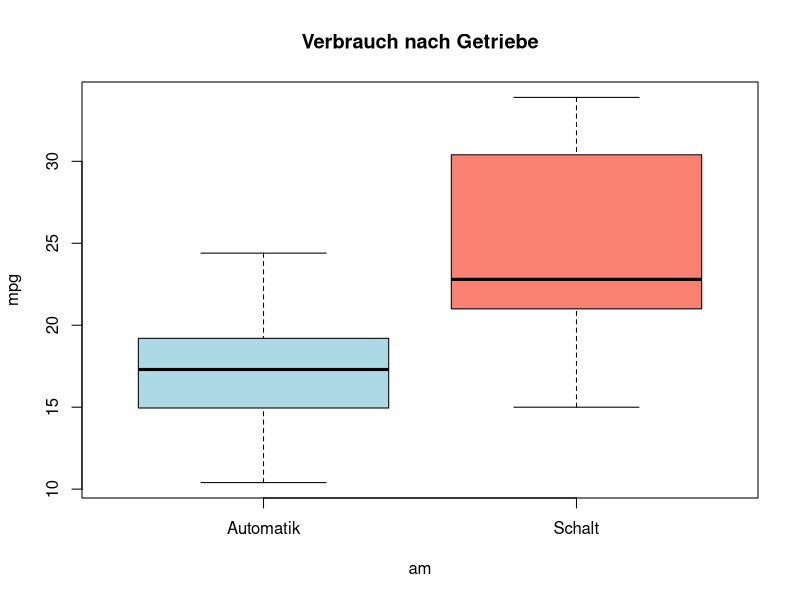
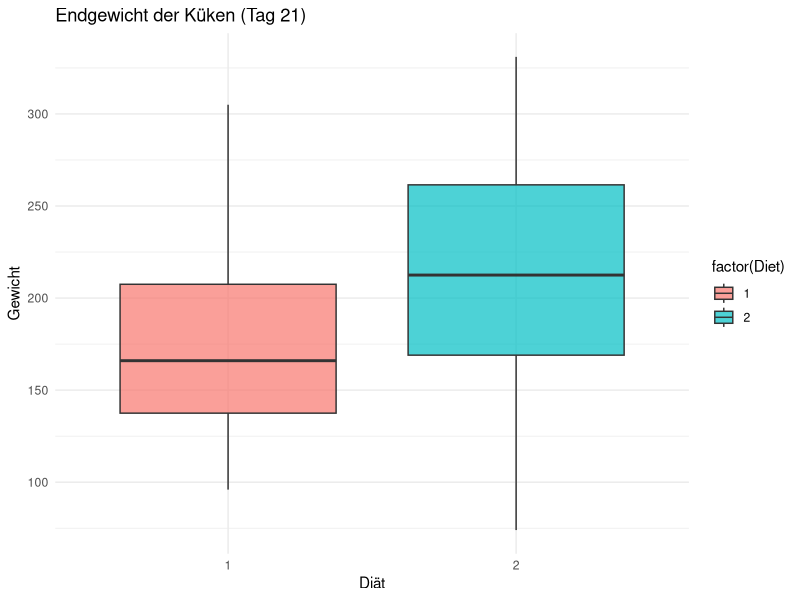
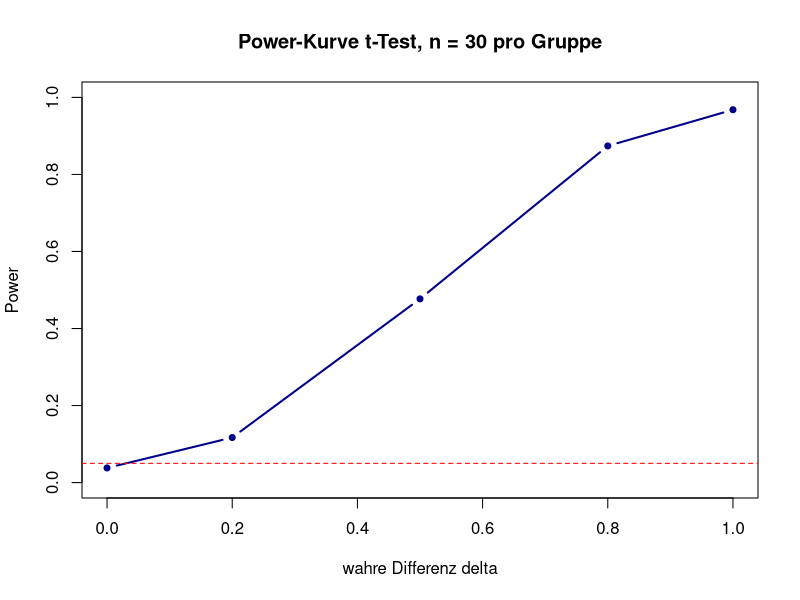

R code for these plots, in order:
# =============================================================================
# Übung Kapitel 6: Zweistichprobentests
# Themen: Mittelwertvergleich zweier Gruppen, F-Test (Varianzhomogenität),
#         t-Test (gleiche/ungleiche Varianzen, Welch-Test),
#         Mann-Whitney-U-Test (nichtparametrisch)
# Datensätze: mtcars, ChickWeight, iris (R-base)
# =============================================================================

# install.packages("ggplot2")
library(ggplot2)


# -----------------------------------------------------------------------------
# Aufgabe 1 – Vergleich Automatik- vs. Schaltgetriebe (mtcars)
# -----------------------------------------------------------------------------
# mtcars$am: 0 = Automatik, 1 = Schaltgetriebe
# Frage: Unterscheidet sich der Verbrauch (mpg) zwischen den beiden Gruppen?
#
# Vorgehen:
# a) Boxplot zur ersten Sichtprüfung.
# b) Normalverteilung pro Gruppe (Shapiro-Wilk).
# c) Varianzhomogenität (var.test = F-Test).
# d) t-Test (var.equal abhängig von c) ).
# e) Zusatz: Mann-Whitney-U-Test als nichtparametrische Alternative.

data(mtcars)
g0 <- mtcars$mpg[mtcars$am == 0]   # Automatik
g1 <- mtcars$mpg[mtcars$am == 1]   # Schalt

# a)
boxplot(mpg ~ am, data = mtcars, names = c("Automatik", "Schalt"),
        col = c("lightblue", "salmon"),
        main = "Verbrauch nach Getriebe", ylab = "mpg")

# b) Normalverteilung pro Gruppe
sw0 <- shapiro.test(g0)
sw1 <- shapiro.test(g1)
cat("SW Automatik: p =", round(sw0$p.value, 4), "\n")
cat("SW Schalt   : p =", round(sw1$p.value, 4), "\n")

# c) F-Test auf gleiche Varianz
vt <- var.test(g0, g1)
cat("F-Test auf gleiche Varianz: p =", round(vt$p.value, 4), "\n")

# d) zweiseitiger t-Test
t_glh <- t.test(g0, g1, var.equal = TRUE)               # gleiche Varianzen
t_welch <- t.test(g0, g1, var.equal = FALSE)             # Welch-Test
print(t_glh)
print(t_welch)

# e) Mann-Whitney-U-Test
mw <- wilcox.test(g0, g1, paired = FALSE, alternative = "two.sided")
cat("Mann-Whitney-U: p =", round(mw$p.value, 4), "\n")


# -----------------------------------------------------------------------------
# Aufgabe 2 – Einseitiger Test: ist Schalt-mpg HÖHER als Automatik?
# -----------------------------------------------------------------------------
# H0: mu_schalt <= mu_auto
# H1: mu_schalt  > mu_auto

t_einseitig <- t.test(g1, g0, alternative = "greater", var.equal = FALSE)
print(t_einseitig)


# -----------------------------------------------------------------------------
# Aufgabe 3 – ChickWeight: zwei Diät-Typen vergleichen
# -----------------------------------------------------------------------------
# Vergleiche das Endgewicht (Tag 21) der Küken unter Diät 1 vs. Diät 2.

data(ChickWeight)
end <- subset(ChickWeight, Time == 21)

g_d1 <- end$weight[end$Diet == 1]
g_d2 <- end$weight[end$Diet == 2]

cat("Mittelwert Diät 1:", round(mean(g_d1), 2), "\n")
cat("Mittelwert Diät 2:", round(mean(g_d2), 2), "\n")

# Welch-t-Test (n klein, ungleiche Gruppen)
welch <- t.test(g_d1, g_d2, var.equal = FALSE)
print(welch)

# Visualisierung mit ggplot2
ggplot(end[end$Diet %in% c(1, 2), ],
       aes(x = factor(Diet), y = weight, fill = factor(Diet))) +
  geom_boxplot(alpha = 0.7) +
  labs(title = "Endgewicht der Küken (Tag 21)",
       x = "Diät", y = "Gewicht") +
  theme_minimal()


# -----------------------------------------------------------------------------
# Aufgabe 4 – Iris: Sepal.Length zwischen setosa und versicolor
# -----------------------------------------------------------------------------
# Vergleiche Sepal.Length in den beiden Spezies.

data(iris)
sl_set <- iris$Sepal.Length[iris$Species == "setosa"]
sl_ver <- iris$Sepal.Length[iris$Species == "versicolor"]

# F-Test + t-Test
v_iris <- var.test(sl_set, sl_ver)
t_iris <- t.test(sl_set, sl_ver, var.equal = (v_iris$p.value > 0.05))
cat("F-Test p-Wert:", round(v_iris$p.value, 4), "\n")
print(t_iris)


# -----------------------------------------------------------------------------
# Aufgabe 5 – Power: ab welcher Differenz wird ein t-Test sicher signifikant?
# -----------------------------------------------------------------------------
# Simulation: ziehe je 30 Werte aus N(mu1, 1) und N(mu2, 1) mit
# delta = mu2 - mu1 in {0, 0.2, 0.5, 0.8, 1}. Berechne die Ablehnungsrate
# bei alpha = 0.05.

set.seed(2024)
m <- 1000          # Anzahl Wiederholungen
n <- 30            # je Gruppe
deltas <- c(0, 0.2, 0.5, 0.8, 1)
power <- sapply(deltas, function(d) {
  rejects <- replicate(m, {
    x1 <- rnorm(n, mean = 0,  sd = 1)
    x2 <- rnorm(n, mean = d,  sd = 1)
    t.test(x1, x2, var.equal = TRUE)$p.value < 0.05
  })
  mean(rejects)
})

plot(deltas, power, type = "b", pch = 20, lwd = 2, col = "darkblue",
     ylim = c(0, 1), xlab = "wahre Differenz delta", ylab = "Power",
     main = "Power-Kurve t-Test, n = 30 pro Gruppe")
abline(h = 0.05, col = "red", lty = 2)
